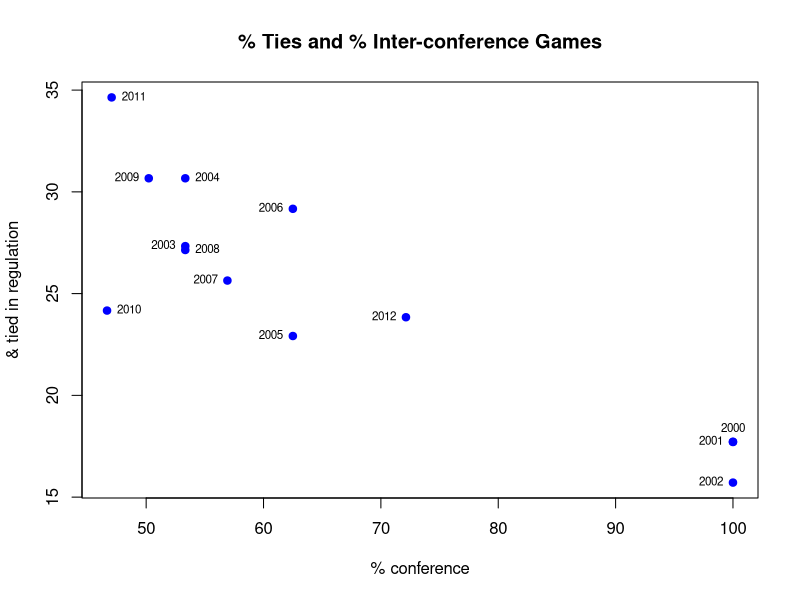
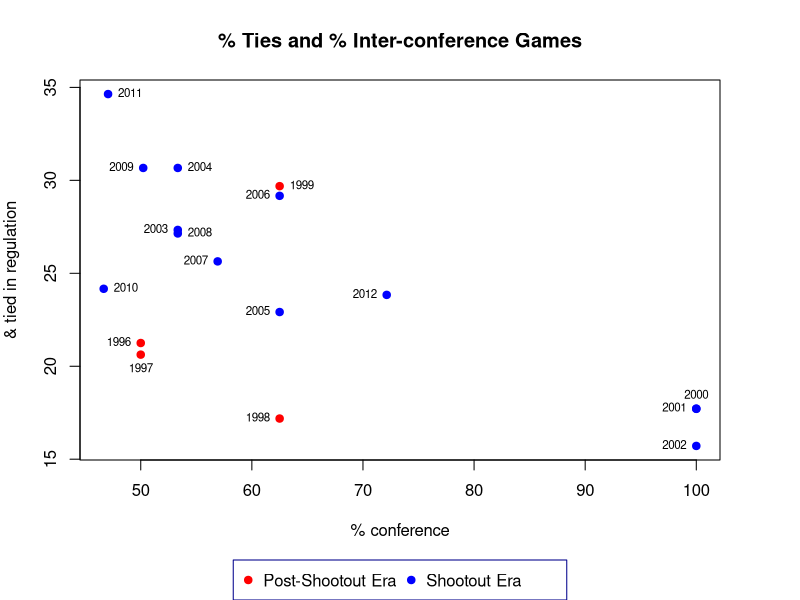
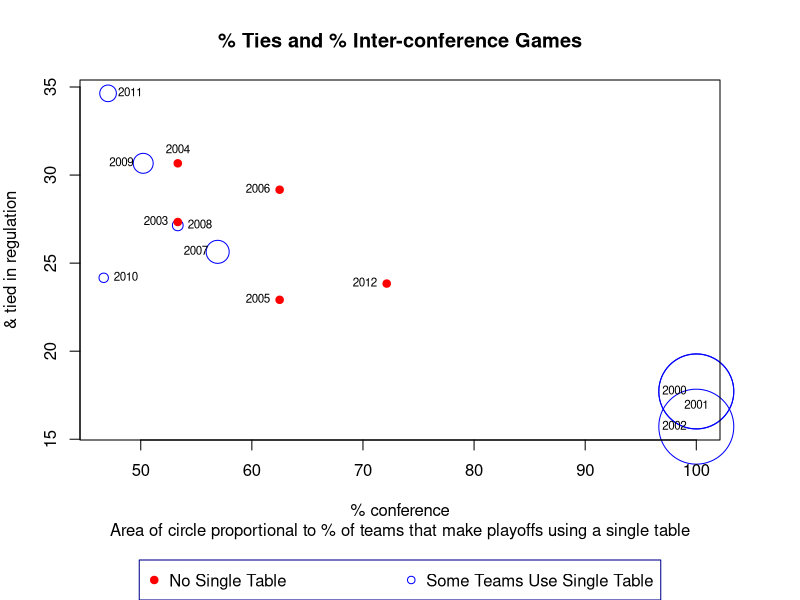

R code for these plots, in order:
######################################
#data obtained from mlssoccer.com    # 
#plots graphs used in 10/17/15  post #
#                                    #
#written by Craig Kerr               #
#cakerr@cpp.edu                      #
######################################
#for summaryBy() command
library(doBy)


#set working directory to location of data
#Change this to find the data on your computer
setwd("/Users/Craig/Desktop/Econ/Cal Poly/MLS/blog/Soccer-Scratch-Pad/")
data<-read.csv("10.17.15/MLS team data 1996-2012.csv")

#collapse to year level 
collapse<-summaryBy(gp+w+l+t+sow+goals+pct_div ~ year+num_teams,FUN=sum,data=data)
collapse$pct_tie <- (collapse$t.sum / collapse$gp.sum) * 100

#get rid of '.sum' in variable names
names(collapse) <- gsub(".sum", "", names(collapse))

#non-shootout years
noSO<-subset(collapse,year>1999)

#pos option manually moves labels so they don't overlap
plot(noSO$pct_div,noSO$pct_tie,main="% Ties and % Inter-conference Games",xlab="% conference", ylab="& tied in regulation",pch=19,col='blue')
text(noSO$pct_div,noSO$pct_tie, labels=noSO$year, cex=.7,pos=c(3,2,2,2,4,2,2,2,4,2,4,4,2,2,4,4))

#create shootout indicator - must be factor to work in plot below
collapse$SO<-as.factor(collapse$year < 2000)

par(mar=c(7, 4, 4, 4), xpd=TRUE)
plot(collapse$pct_div,collapse$pct_tie,main="% Ties and % Inter-conference Games",xlab="% conference", ylab="& tied in regulation",pch=19,col=c('blue','red')[collapse$SO])
text(collapse$pct_div,collapse$pct_tie, labels=collapse$year, cex=.7,pos=c(2,1,2,4,3,2,2,2,4,2,2,2,4,2,4,4))

#makes a blank plot to put on top so I can center legend at bottom
reset <- function() {
  par(mfrow=c(1, 1), oma=rep(0, 4), mar=rep(0, 4), new=TRUE)
  plot(0:1, 0:1, type="n", xlab="", ylab="", axes=FALSE)
}

reset()
legend("bottom", legend=c('Post-Shootout Era', 'Shootout Era'), pch=c(19,19),col=c('red', 'blue'),ncol=2,box.col='darkblue')


#FINAL PLOT WITH CIRLCE SIZE REPRESENTING % SINGLE TABLE
#add %of guaranteed conference spots in playoffs by hand
collapse$pct_playoff<-0
collapse$pct_playoff[collapse$year>1999 & collapse$year<2003]<-100
collapse$pct_playoff[collapse$year==2007]<-100*(4/13)
collapse$pct_playoff[collapse$year==2008]<-100*(2/14)
collapse$pct_playoff[collapse$year==2009]<-100*(4/15)
collapse$pct_playoff[collapse$year==2010]<-100*(2/16)
collapse$pct_playoff[collapse$year==2011]<-100*(4/18)



noSO$pct_playoff<-0
noSO$pct_playoff[noSO$year>1999 & noSO$year<2003]<-100
noSO$pct_playoff[noSO$year==2007]<-100*(4/13)
noSO$pct_playoff[noSO$year==2008]<-100*(2/14)
noSO$pct_playoff[noSO$year==2009]<-100*(4/15)
noSO$pct_playoff[noSO$year==2010]<-100*(2/16)
noSO$pct_playoff[noSO$year==2011]<-100*(4/18)

nosingle<-subset(collapse,pct_playoff==0 & SO=="FALSE")

par(mar=c(8, 4, 4, 4), xpd=TRUE)
plot(noSO$pct_div,noSO$pct_tie,main="% Ties and % Inter-conference Games", sub="Area of circle proportional to % of teams that make playoffs using a single table", xlab="% conference", ylab="& tied in regulation",pch=1,cex=noSO$pct_playoff/10,col='blue')
text(noSO$pct_div,noSO$pct_tie, labels=noSO$year, cex=.7,pos=c(2,1,2,2,3,2,2,2,4,2,4,4,2))
points(nosingle$pct_div,nosingle$pct_tie,pch=19,col='red')
reset()
legend("bottom", legend=c('No Single Table', 'Some Teams Use Single Table'), pch=c(19,1),col=c('red', 'blue'),ncol=2,box.col='darkblue')
